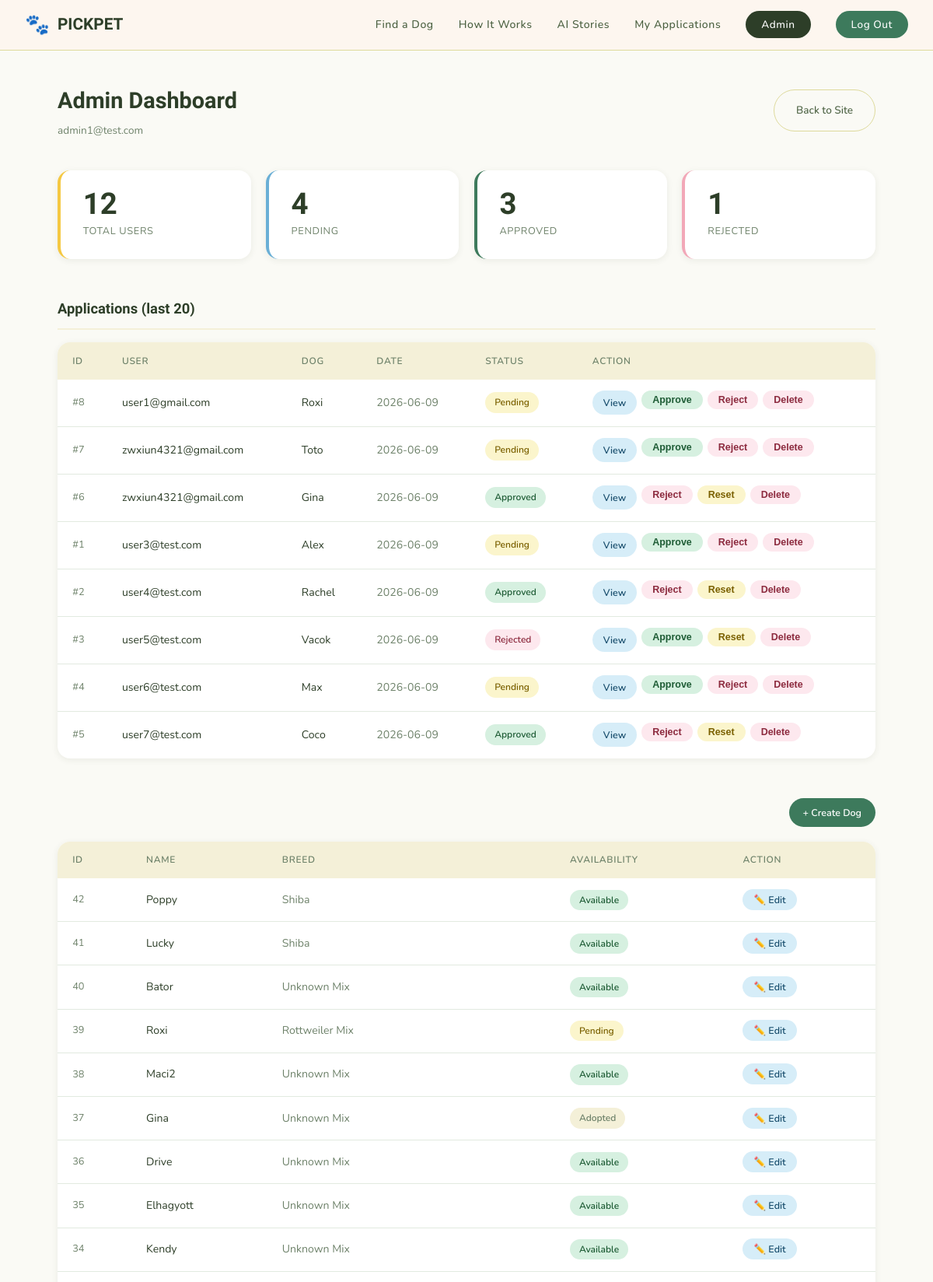
/admin/dashboard (signed in, upper part), run on the app's committed database.
### tables this page shows
CREATE TABLE Users (
    User_ID INTEGER PRIMARY KEY,
    Role INTEGER NOT NULL CHECK (Role IN (0, 1)), -- 0:領養人, 1: 動物收容所工作人員（可以新增狗狗、管理 shelter、審核 application）
    Email TEXT NOT NULL UNIQUE,
    Password_Hash TEXT NOT NULL
);

CREATE TABLE "Application" (
                App_ID INTEGER PRIMARY KEY,
                User_ID INTEGER NOT NULL,
                Dog_ID INTEGER NOT NULL,
                Status INTEGER NOT NULL DEFAULT 0 CHECK (Status IN (0, 1, 2)),
                Created_at DATETIME DEFAULT CURRENT_TIMESTAMP,
                Full_Name TEXT,
                Phone TEXT,
                City TEXT,
                Housing_Type TEXT,
                Reason TEXT,
                Lifestyle TEXT,
                Seen INTEGER DEFAULT 0,
                UNIQUE(User_ID, Dog_ID),
                FOREIGN KEY (User_ID) REFERENCES Users(User_ID),
                FOREIGN KEY (Dog_ID) REFERENCES Dog(Dog_ID)
            );

CREATE TABLE Dog (
    Dog_ID INTEGER PRIMARY KEY,
    Shelter_ID INTEGER NOT NULL,
    Name TEXT NOT NULL,
    Gender TEXT CHECK (Gender IN ('Male', 'Female', 'Unknown')),
    Age INTEGER CHECK (Age >= 0),
    Breed TEXT,
    Image_URL TEXT, Description TEXT,
    FOREIGN KEY (Shelter_ID) REFERENCES Shelter(Shelter_ID)
);

### app/admin/routes.py (the view)
@admin_bp.route('/dashboard')
@admin_required
def dashboard():
    counts = Application.get_admin_counts()
    return render_template(
        'admin/dashboard.html',
        total_users=Application.count_users(),
        pending_count=counts["pending_count"],
        approved_count=counts["approved_count"],
        rejected_count=counts["rejected_count"],
        applications=Application.get_recent_for_admin(limit=20),
        dogs=Dog.get_admin_rows(),
        users=Application.get_admin_users(),
        STATUS_MAP=STATUS_MAP,
        admin_email=session.get('email', '')
    )

### app/auth/utils.py (called while the page is built)
def admin_required(f):
    @wraps(f)
    def decorated_function(*args, **kwargs):
        if not session.get('user_id') or session.get('role') != 'admin':
            flash("Permission denied. Administrator access only.", "error")
            return redirect(url_for('main.index'))
        return f(*args, **kwargs)
    return decorated_function

### app/database.py (called while the page is built)
def get_db():
    if "db" not in g:
        g.db = sqlite3.connect(current_app.config["DATABASE"])
        g.db.row_factory = sqlite3.Row # We can access columns by name
    return g.db

### app/models/application.py (called while the page is built)
    @staticmethod
    def count_unseen_updates(user_id):
        db = get_db()
        return db.execute(
            """
            SELECT COUNT(*)
            FROM Application
            WHERE User_ID = ? AND Seen = 0 AND Status != ?
            """,
            (user_id, STATUS_PENDING),
        ).fetchone()[0]

    @staticmethod
    def get_admin_counts():
        db = get_db()
        return {
            "pending_count": db.execute(
                "SELECT COUNT(*) FROM Application WHERE Status = ?",
                (STATUS_PENDING,),
            ).fetchone()[0],
            "approved_count": db.execute(
                "SELECT COUNT(*) FROM Application WHERE Status = ?",
                (STATUS_APPROVED,),
            ).fetchone()[0],
            "rejected_count": db.execute(
                "SELECT COUNT(*) FROM Application WHERE Status = ?",
                (STATUS_REJECTED,),
            ).fetchone()[0],
        }

    @staticmethod
    def get_recent_for_admin(limit=20):
        db = get_db()
        return db.execute(
            """
            SELECT a.App_ID, a.Status, a.Created_at,
                   u.Email, u.User_ID,
                   d.Name AS Dog_Name, d.Dog_ID
            FROM Application a
            JOIN Users u ON a.User_ID = u.User_ID
            JOIN Dog d ON a.Dog_ID = d.Dog_ID
            ORDER BY a.Created_at DESC
            LIMIT ?
            """,
            (limit,),
        ).fetchall()

    @staticmethod
    def get_admin_users():
        db = get_db()
        return db.execute(
            "SELECT User_ID, Email, Role FROM Users ORDER BY User_ID DESC"
        ).fetchall()

    @staticmethod
    def count_users():
        db = get_db()
        return db.execute("SELECT COUNT(*) FROM Users").fetchone()[0]

### app/templates/admin/dashboard.html (shortened to what this page needs)
{% extends 'base.html' %}
{% block content %}
<div class="admin-wrap">
  <div class="admin-header">
    <div>
      <div class="admin-title">Admin Dashboard</div>
      <div class="admin-sub">{{ admin_email }}</div>
    </div>
    <a href="{{ url_for('dogs.list_dogs') }}" class="btn-secondary" style="font-size:0.85rem;">
      Back to Site
    </a>
  </div>
  <div class="stats-grid">
    <div class="stat-card yellow">
      <div class="stat-num">{{ total_users }}</div>
      <div class="stat-label">Total Users</div>
    </div>
    <div class="stat-card blue">
      <div class="stat-num">{{ pending_count }}</div>
      <div class="stat-label">Pending</div>
    </div>
    <div class="stat-card green">
      <div class="stat-num">{{ approved_count }}</div>
      <div class="stat-label">Approved</div>
    </div>
    <div class="stat-card pink">
      <div class="stat-num">{{ rejected_count }}</div>
      <div class="stat-label">Rejected</div>
    </div>
  </div>
  <div class="admin-section-title">Applications (last 20)</div>
  <div class="admin-table-wrap">
    {% if applications %}
    <table class="admin-table">
      <thead>
        <tr>
          <th>ID</th>
          <th>User</th>
          <th>Dog</th>
          <th>Date</th>
          <th>Status</th>
          <th>Action</th>
        </tr>
      </thead>
      <tbody>
        {% for app in applications %}
        <tr>
          <td style="color:var(--gray);font-size:0.8rem;">#{{ app['App_ID'] }}</td>
          <td>{{ app['Email'] }}</td>
          <td>{{ app['Dog_Name'] }}</td>
          <td style="color:var(--gray);">{{ (app['Created_at'] or '')[:10] }}</td>
          <td>
            {% if app['Status'] == 0 %}
              <span class="badge badge-pending">Pending</span>
            {% elif app['Status'] == 1 %}
              <span class="badge badge-approved">Approved</span>
            {% else %}
              <span class="badge badge-rejected">Rejected</span>
            {% endif %}
          </td>
          <td>
            <div class="action-form">
              <a href="{{ url_for('admin.application_detail', app_id=app['App_ID']) }}"
                 class="btn-approve"
                 style="text-decoration:none;background:var(--pale-blue);color:#1A4F6E;">
                View
              </a>
              {% if app['Status'] != 1 %}
              <form method="POST" action="{{ url_for('admin.update_status', app_id=app['App_ID']) }}">
                <button type="submit" class="btn-approve">Approve</button>
              </form>
              {% endif %}
              {% if app['Status'] != 2 %}
              <form method="POST" action="{{ url_for('admin.update_status', app_id=app['App_ID']) }}">
                <button type="submit" class="btn-reject">Reject</button>
              </form>
              {% endif %}
              {% if app['Status'] != 0 %}
              <form method="POST" action="{{ url_for('admin.update_status', app_id=app['App_ID']) }}">
                <button type="submit" class="btn-approve" style="background:var(--pale-yellow);color:#7A6000;">Reset</button>
              </form>
              {% endif %}
              <form method="POST"
                action="{{ url_for('admin.delete_application', app_id=app['App_ID']) }}"
                onsubmit="return confirm('Are you sure you want to delete this application?');">
                <button type="submit" class="btn-reject">Delete</button>
              </form>
            </div>
          </td>
        </tr>
        {% endfor %}
      </tbody>
    </table>
    {% else %}
    <div style="padding:2rem;text-align:center;color:var(--gray);font-size:0.9rem;">
      No applications yet.
    </div>
    {% endif %}
  </div>
  <div style="display:flex;justify-content:space-between;align-items:center;margin-bottom:1rem;">
  <a href="{{ url_for('dogs.create') }}"
     class="btn-approve"
     style="text-decoration:none;background:var(--sage);color:white;padding:8px 18px;">
    + Create Dog
  </a>
  </div>
  <div class="admin-table-wrap">
  {% if dogs %}
  <table class="admin-table">
      <thead>
        <tr>
          <th>ID</th>
          <th>Name</th>
          <th>Breed</th>
          <th>Availability</th>
          <th>Action</th>
        </tr>
      </thead>
      <tbody>
        {% for dog in dogs %}
        <tr>
          <td style="color:var(--gray);font-size:0.8rem;">{{ dog['Dog_ID'] }}</td>
          <td>{{ dog['Name'] }}</td>
          <td style="color:var(--gray);">{{ dog['Breed'] }}</td>
          <td>
            {% if dog['Availability'] == 'Available' %}
              <span class="badge badge-approved">Available</span>
            {% elif dog['Availability'] == 'Adopted' %}
              <span class="badge badge-user">Adopted</span>
            {% else %}
              <span class="badge badge-pending">{{ dog['Availability'] or '—' }}</span>
            {% endif %}
          </td>
          <td>
            <a href="{{ url_for('dogs.edit', id=dog['Dog_ID']) }}"
               class="btn-approve"
               style="text-decoration:none;background:var(--pale-blue);color:#1A4F6E;">
              ✏️ Edit
            </a>
          </td>
        </tr>
        {% endfor %}
      </tbody>
    </table>
    {% else %}
    <div style="padding:2rem;text-align:center;color:var(--gray);font-size:0.9rem;">
      No dogs found.
    </div>
    {% endif %}
  </div>
</div>
{% endblock %}

### app/static/css/style.css (style rules this page uses)
:root { --cream: #FAFAF5; --warm-white: #FFFFFF; --sand: #F4F0D8; --tan: #DEDA9C; --brown: #4A6040; --dark-brown: #2D3E28; --ink: #1E2A1A; --gray: #6E826A; --light-gray: #E2EAE0; --terracotta: #F5C842; --sage: #3D7A5C; --muted-sage: #A8CBB8; --sky-blue: #6AAFD6; --pale-blue: #D6EDF8; --sakura: #F2A8B8; --pale-sakura: #FDE8EE; --pale-yellow: #FBF5CC; --font-serif: 'Nerko One', cursive; --font-sans: 'Nunito', sans-serif; --radius-sm: 8px; --radius-md: 16px; --radius-lg: 24px; --radius-xl: 40px; --shadow-sm: 0 2px 8px rgba(45,62,40,0.08); --shadow-md: 0 4px 20px rgba(45,62,40,0.12); --shadow-lg: 0 8px 40px rgba(45,62,40,0.16); }
* { margin: 0; padding: 0; box-sizing: border-box; }
html { scroll-behavior: smooth; }
body { font-family: var(--font-sans); background-color: var(--cream); color: var(--ink); line-height: 1.7; overflow-x: hidden; }
.btn-secondary { display: inline-flex; align-items: center; gap: 8px; background: transparent; color: var(--brown); padding: 14px 28px; border-radius: var(--radius-xl); font-size: 0.92rem; font-weight: 500; text-decoration: none; border: 1.5px solid var(--tan); cursor: pointer; transition: all 0.25s ease; }
.reveal { opacity: 0; transform: translateY(22px); transition: opacity 0.6s ease, transform 0.6s ease; }
.reveal.visible { opacity: 1; transform: translateY(0); }
.reveal-delay-1 { transition-delay: 0.08s; }
.reveal-delay-2 { transition-delay: 0.16s; }
.reveal-delay-3 { transition-delay: 0.24s; }
.btn-primary, .btn-secondary { transition: background 0.18s, color 0.18s, border-color 0.18s, transform 0.12s ease, box-shadow 0.18s; }

### app/templates/admin/dashboard.html (style rules this page uses)
.admin-wrap { max-width: 1100px; margin: 0 auto; padding: 2.5rem 1.5rem 4rem; }
.admin-header { display: flex; align-items: center; justify-content: space-between; margin-bottom: 2.5rem; flex-wrap: wrap; gap: 1rem; }
.admin-title { font-family: var(--font-serif); font-size: 1.8rem; font-weight: 700; color: var(--dark-brown); }
.admin-sub { font-size: 0.85rem; color: var(--gray); margin-top: 2px; }
.stats-grid { display: grid; grid-template-columns: repeat(auto-fit, minmax(200px, 1fr)); gap: 1.2rem; margin-bottom: 3rem; }
.stat-card { background: var(--warm-white); border-radius: var(--radius-md); padding: 1.5rem 1.8rem; box-shadow: var(--shadow-sm); border-left: 4px solid transparent; }
.stat-card.yellow { border-left-color: var(--terracotta); }
.stat-card.green { border-left-color: var(--sage); }
.stat-card.blue { border-left-color: var(--sky-blue); }
.stat-card.pink { border-left-color: var(--sakura); }
.stat-num { font-family: var(--font-serif); font-size: 2.4rem; font-weight: 700; color: var(--dark-brown); line-height: 1; margin-bottom: 6px; }
.stat-label { font-size: 0.8rem; color: var(--gray); letter-spacing: 0.05em; text-transform: uppercase; }
.admin-section-title { font-family: var(--font-serif); font-size: 1.15rem; font-weight: 700; color: var(--dark-brown); margin-bottom: 1rem; padding-bottom: 0.6rem; border-bottom: 2px solid var(--sand); }
.admin-table-wrap { background: var(--warm-white); border-radius: var(--radius-md); box-shadow: var(--shadow-sm); overflow: hidden; margin-bottom: 3rem; }
.admin-table { width: 100%; border-collapse: collapse; font-size: 0.88rem; }
.admin-table thead { background: var(--sand); }
.admin-table th { text-align: left; padding: 0.85rem 1.2rem; font-size: 0.75rem; font-weight: 600; color: var(--gray); letter-spacing: 0.06em; text-transform: uppercase; }
.admin-table td { padding: 0.9rem 1.2rem; border-bottom: 1px solid var(--light-gray); color: var(--dark-brown); }
.admin-table tr:last-child td { border-bottom: none; }
.badge { display: inline-block; padding: 3px 12px; border-radius: 999px; font-size: 0.75rem; font-weight: 600; }
.badge-pending { background: var(--pale-yellow); color: #7A6000; }
.badge-approved { background: #D6F0E0; color: #1E5C35; }
.badge-rejected { background: var(--pale-sakura); color: #8C2A3E; }
.badge-user { background: var(--sand); color: var(--gray); }
.action-form { display: inline-flex; gap: 6px; }
.btn-approve { padding: 5px 14px; border: none; border-radius: 999px; font-size: 0.78rem; font-weight: 600; cursor: pointer; background: #D6F0E0; color: #1E5C35; transition: background 0.18s; }
.btn-reject { padding: 5px 14px; border: none; border-radius: 999px; font-size: 0.78rem; font-weight: 600; cursor: pointer; background: var(--pale-sakura); color: #8C2A3E; transition: background 0.18s; }

### data on the page
Users: Email "admin1@test.com"
Application: App_ID "8", Email "user1@gmail.com", Dog_Name "Roxi", Created_at "2026-06-09", Status "Pending"
Application: App_ID "7", Email "zwxiun4321@gmail.com", Dog_Name "Toto", Created_at "2026-06-09", Status "Pending"
Application: App_ID "6", Email "zwxiun4321@gmail.com", Dog_Name "Gina", Created_at "2026-06-09", Status "Approved"
Application: App_ID "1", Email "user3@test.com", Dog_Name "Alex", Created_at "2026-06-09", Status "Pending"
Application: App_ID "2", Email "user4@test.com", Dog_Name "Rachel", Created_at "2026-06-09", Status "Approved"
Application: App_ID "3", Email "user5@test.com", Dog_Name "Vacok", Created_at "2026-06-09", Status "Rejected"
Application: App_ID "4", Email "user6@test.com", Dog_Name "Max", Created_at "2026-06-09", Status "Pending"
Application: App_ID "5", Email "user7@test.com", Dog_Name "Coco", Created_at "2026-06-09", Status "Approved"
Dog: Dog_ID "42", Name "Poppy", Breed "Shiba", shows "Available"
Dog: Dog_ID "41", Name "Lucky", Breed "Shiba", shows "Available"
Dog: Dog_ID "40", Name "Bator", Breed "Unknown Mix", shows "Available"
Dog: Dog_ID "39", Name "Roxi", Breed "Rottweiler Mix", dog "Pending"
Dog: Dog_ID "38", Name "Maci2", Breed "Unknown Mix", shows "Available"
Dog: Dog_ID "37", Name "Gina", Breed "Unknown Mix", shows "Adopted"
Dog: Dog_ID "36", Name "Drive", Breed "Unknown Mix", shows "Available"
Dog: Dog_ID "35", Name "Elhagyott", Breed "Unknown Mix", shows "Available"
Dog: Dog_ID "34", Name "Kendy", Breed "Unknown Mix", shows "Available"

### other printed values
{{ total_users }} "12"
{{ pending_count }} "4"
{{ approved_count }} "3"
{{ rejected_count }} "1"
